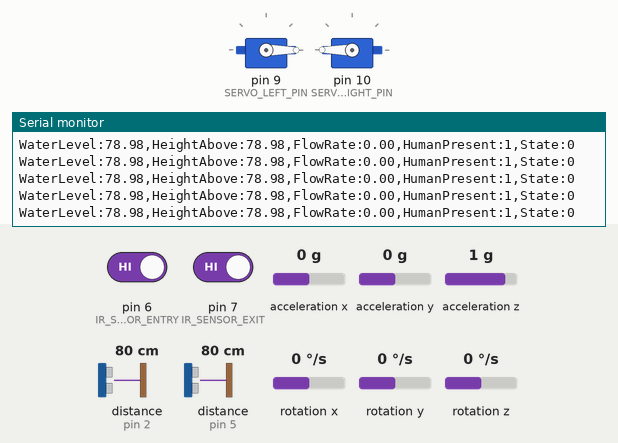
A sketch run on a simulated Arduino Uno, built with avr-gcc and run on an emulated ATmega328P. Shown: 2 × servo, the last lines printed to the serial monitor. Wiring (inferred from the names in the program): 2 × ultrasonic range finder: trigger pin 3, echo pin 5 / trigger pin 4, echo pin 2. Inputs (shaded band) come from the test bench; at power-on: distance to the obstacle (sensors on pin 2, pin 5) 80 cm, pin 6 (IR_SENSOR_ENTRY) HIGH, pin 7 (IR_SENSOR_EXIT) HIGH, acceleration x 0 g, acceleration y 0 g, acceleration z 1 g, rotation x 0 °/s, rotation y 0 °/s, rotation z 0 °/s. The echo pulse lasts 58.3 µs per cm.

Above: at 2.2 s.
2.3 s: distance to the obstacle (sensor on pin 2) set to 18 cm
At 2.49 s:
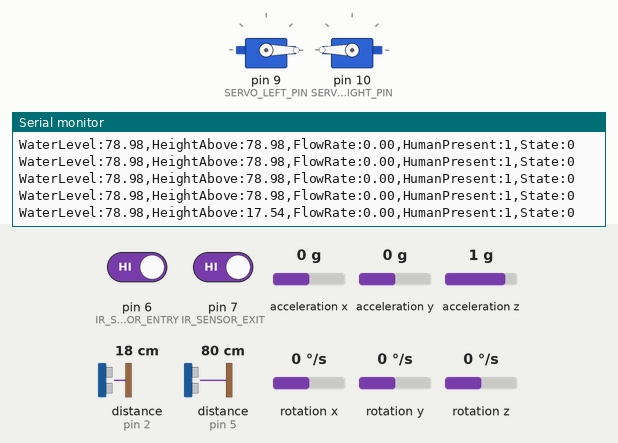
5.3 s: distance to the obstacle (sensor on pin 5) set to 2 cm
At 5.46 s:
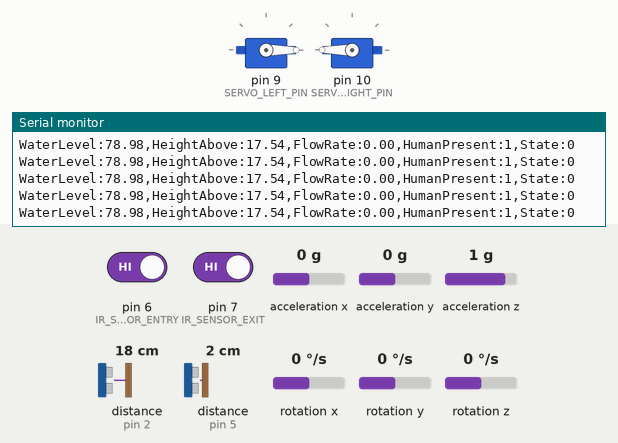
7.0 s: pin 6 (IR_SENSOR_ENTRY) driven LOW
10.0 s: distance to the obstacle (sensor on pin 2) set to 299 cm
At 10.05 s:
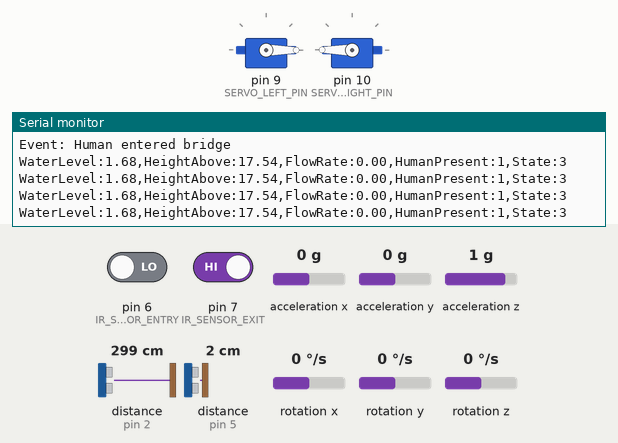
Timing chart, 0 to 13.0 s (numbered marks = the images above; inputs shaded):
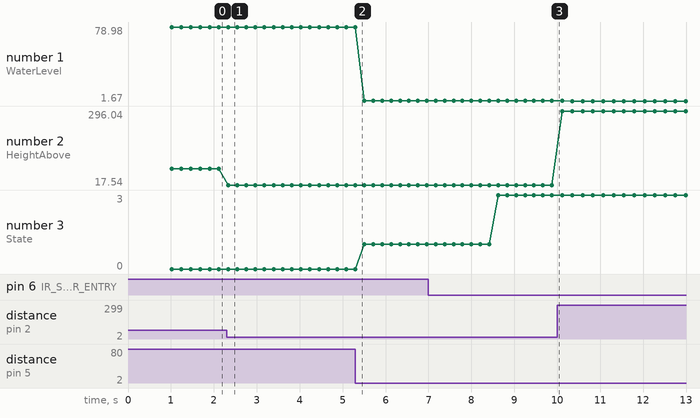

Measured:
- after the input at 2.3 s, the serial monitor: prints a new line at once (image 1)
- plotted number 1: 78.98 → 1.68 after the input at 5.3 s, 1.68 → 1.67 after the input at 10.0 s
- plotted number 2: 78.98 → 17.54 after the input at 2.3 s, 17.54 → 296.04 after the input at 10.0 s

The sketch:

flood_mitigation_gate.ino
```cpp
/*
 * IoT Flood Mitigation Gate System
 * Major Project - PDEU ICT (10/10 SGPA)
 * Safety-Critical embedded system for automated flood response
 *
 * Hardware: Arduino Uno/Nano, Dual HC-SR04, Dual IR sensors, MPU6050 Gyroscope, Dual Servos
 * Safety Feature: Bridge stays OPEN if humans detected during flood (life-safety priority)
 */

#include <Servo.h>
#include <Wire.h>
#include <MPU6050.h>

// ===== PIN CONFIGURATION =====
// Entry/Exit IR Sensors (Active LOW)
#define IR_SENSOR_ENTRY 6      // Entry side IR
#define IR_SENSOR_EXIT 7       // Exit side IR

// Ultrasonic Sensors
#define TRIG_BOTTOM 3          // Bottom sensor (flood detection)
#define ECHO_BOTTOM 5          // Under bridge
#define TRIG_TOP 4             // Top sensor (human presence on bridge)
#define ECHO_TOP 2             // Above bridge

// Servo Motors (Dual mechanism for redundancy)
#define SERVO_LEFT_PIN 9
#define SERVO_RIGHT_PIN 10

// ===== SAFETY PARAMETERS =====
#define FLOOD_THRESHOLD_CLOSE 10    // cm - Close bridge if water < 10cm from sensor
#define FLOOD_THRESHOLD_OPEN 13     // cm - Open bridge if water recedes > 13cm
#define HYSTERESIS_BUFFER 3         // cm - Prevent oscillation
#define FLOW_THRESHOLD 15           // degrees/s - Gyroscope turbulence detection

#define POSITION_BRIDGE_OPEN_LEFT 0
#define POSITION_BRIDGE_OPEN_RIGHT 180
#define POSITION_BRIDGE_CLOSED 90

// ===== SYSTEM STATE =====
typedef enum {
  STATE_NORMAL,           // No flood, bridge open
  STATE_FLOOD_ALERT,      // Flood detected, monitoring
  STATE_FLOOD_ACTIVE,     // Flood confirmed, bridge closing
  STATE_EMERGENCY_OPEN    // Flood + Human present = Safety lock
} SystemState;

SystemState currentState = STATE_NORMAL;
bool humanOnBridge = false;
bool bridgeIsOpen = true;
unsigned long stateEntryTime = 0;

MPU6050 mpu;
Servo servoLeft;
Servo servoRight;

void setup() {
  Serial.begin(115200);
  Wire.begin();

  // Sensor initialization
  pinMode(IR_SENSOR_ENTRY, INPUT_PULLUP);
  pinMode(IR_SENSOR_EXIT, INPUT_PULLUP);
  pinMode(TRIG_BOTTOM, OUTPUT);
  pinMode(ECHO_BOTTOM, INPUT);
  pinMode(TRIG_TOP, OUTPUT);
  pinMode(ECHO_TOP, INPUT);

  // Servo initialization
  servoLeft.attach(SERVO_LEFT_PIN);
  servoRight.attach(SERVO_RIGHT_PIN);

  // MPU6050 initialization
  while(!mpu.begin(MPU6050_SCALE_2000DPS, MPU6050_RANGE_2G)) {
    Serial.println("MPU6050 initialization failed! Retrying...");
    delay(500);
  }

  Serial.println("Flood Mitigation Gate Initialized");
  Serial.println("Safety Protocol: Human presence = Bridge stays OPEN");

  openBridge(); // Start in safe position
  delay(1000);
}

void loop() {
  // Sensor data acquisition
  float waterLevel = getDistance(TRIG_BOTTOM, ECHO_BOTTOM);
  float heightAboveBridge = getDistance(TRIG_TOP, ECHO_TOP);
  Vector normGyro = mpu.readNormalizeGyro();
  float flowRate = abs(normGyro.XAxis); // Turbulence indicator

  bool entryDetected = !digitalRead(IR_SENSOR_ENTRY);  // Active LOW
  bool exitDetected = !digitalRead(IR_SENSOR_EXIT);    // Active LOW

  // Human presence tracking (directional logic)
  updateHumanPresence(entryDetected, exitDetected);

  // Safety-critical decision logic
  processSafetyLogic(waterLevel, heightAboveBridge, flowRate);

  // Serial telemetry for monitoring
  logTelemetry(waterLevel, heightAboveBridge, flowRate, entryDetected, exitDetected);

  delay(200); // 5Hz update rate (safety-critical systems need responsiveness)
}

// ===== SAFETY ENGINEERING FUNCTIONS =====

void processSafetyLogic(float waterLevel, float heightAboveBridge, float flowTurbulence) {
  // Hysteresis implementation to prevent rapid switching
  bool floodCondition = (waterLevel < FLOOD_THRESHOLD_CLOSE) || (flowTurbulence > FLOW_THRESHOLD);
  bool clearCondition = (waterLevel > FLOOD_THRESHOLD_OPEN) && (flowTurbulence < FLOW_THRESHOLD * 0.5);

  switch(currentState) {
    case STATE_NORMAL:
      if(floodCondition) {
        Serial.println("ALERT: Flood condition detected");
        currentState = STATE_FLOOD_ALERT;
        stateEntryTime = millis();
      }
      break;

    case STATE_FLOOD_ALERT:
      // Debounce period: Confirm flood for 3 seconds before acting
      if(millis() - stateEntryTime > 3000) {
        if(humanOnBridge) {
          Serial.println("EMERGENCY: Flood detected + Human on bridge!");
          Serial.println("SAFETY LOCK: Bridge remains OPEN");
          currentState = STATE_EMERGENCY_OPEN;
          if(!bridgeIsOpen) openBridge();
        } else {
          Serial.println("FLOOD CONFIRMED: Closing bridge");
          currentState = STATE_FLOOD_ACTIVE;
          closeBridge();
        }
      }
      // False alarm check
      if(clearCondition) {
        currentState = STATE_NORMAL;
        Serial.println("False alarm - Return to normal");
      }
      break;

    case STATE_FLOOD_ACTIVE:
      if(humanOnBridge) {
        Serial.println("Human detected during flood - EMERGENCY OPEN!");
        openBridge();
        currentState = STATE_EMERGENCY_OPEN;
      } else if(clearCondition) {
        Serial.println("Flood receded - Opening bridge");
        openBridge();
        currentState = STATE_NORMAL;
      }
      break;

    case STATE_EMERGENCY_OPEN:
      // Safety lock: Bridge stays open until flood clears AND human leaves
      if(clearCondition && !humanOnBridge) {
        Serial.println("All clear - Returning to normal operation");
        currentState = STATE_NORMAL;
      }
      break;
  }

  bridgeIsOpen = (currentState != STATE_FLOOD_ACTIVE);
}

void updateHumanPresence(bool entry, bool exit) {
  static unsigned long lastEntryTime = 0;
  static unsigned long lastExitTime = 0;

  // Debounce and directional logic
  if(entry && (millis() - lastEntryTime > 2000)) {
    humanOnBridge = true;
    lastEntryTime = millis();
    Serial.println("Event: Human entered bridge");
  }

  if(exit && (millis() - lastExitTime > 2000)) {
    // Simple logic: if exit detected, assume bridge clearing
    // Real system would use ultrasonic confirmation
    delay(5000); // Wait for person to fully clear
    humanOnBridge = false;
    lastExitTime = millis();
    Serial.println("Event: Human exited bridge");
  }

  // Double-check with top ultrasonic (if height < 100cm = person present)
  // This is secondary confirmation
  float topDistance = getDistance(TRIG_TOP, ECHO_TOP);
  if(topDistance < 100) {
    humanOnBridge = true;
  }
}

void openBridge() {
  Serial.println("ACTION: Opening bridge gates");
  servoLeft.write(POSITION_BRIDGE_OPEN_LEFT);
  servoRight.write(POSITION_BRIDGE_OPEN_RIGHT);
  bridgeIsOpen = true;
}

void closeBridge() {
  Serial.println("ACTION: Closing bridge gates");
  servoLeft.write(POSITION_BRIDGE_CLOSED);
  servoRight.write(POSITION_BRIDGE_CLOSED);
  bridgeIsOpen = false;
}

// ===== UTILITY FUNCTIONS =====

float getDistance(int trigPin, int echoPin) {
  digitalWrite(trigPin, LOW);
  delayMicroseconds(2);
  digitalWrite(trigPin, HIGH);
  delayMicroseconds(10);
  digitalWrite(trigPin, LOW);

  long duration = pulseIn(echoPin, HIGH, 30000); // 30ms timeout

  if(duration == 0) {
    Serial.println("Warning: Sensor timeout");
    return 999.0; // Return max distance on failure
  }

  return (duration * 0.034) / 2; // Convert to cm
}

void logTelemetry(float waterLevel, float heightAbove, float flowRate, bool entry, bool exit) {
  Serial.print("WaterLevel:"); Serial.print(waterLevel);
  Serial.print(",HeightAbove:"); Serial.print(heightAbove);
  Serial.print(",FlowRate:"); Serial.print(flowRate);
  Serial.print(",HumanPresent:"); Serial.print(humanOnBridge ? 1 : 0);
  Serial.print(",State:"); Serial.println(currentState);
}
```
